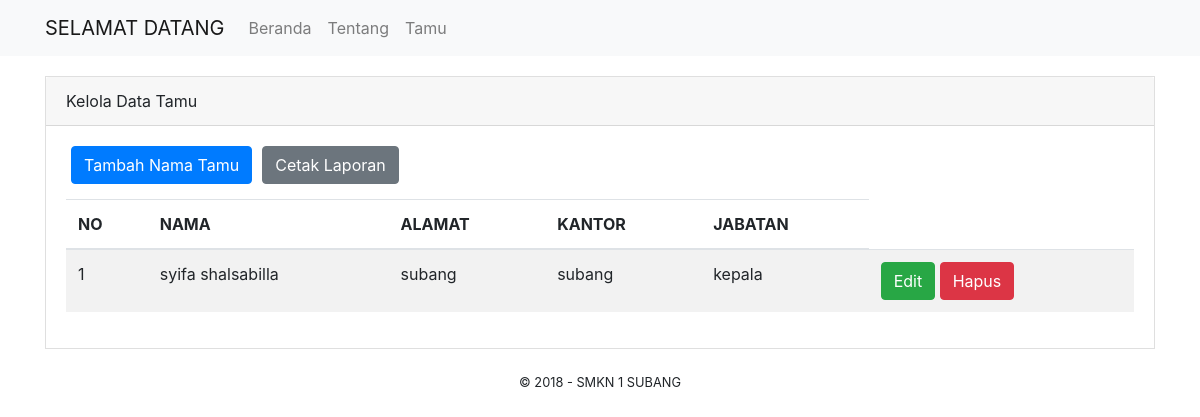
/index.php/tamu, run on the app's committed database.
### tables this page shows
CREATE TABLE `bukutamu` (
  `no_id` int(8) NOT NULL,
  `id_tamu` int(8) NOT NULL,
  `nama_tamu` varchar(255) NOT NULL,
  `alamat_tamu` text NOT NULL,
  `kantor_tamu` text NOT NULL,
  `jabatan_tamu` varchar(255) NOT NULL
);

### application/controllers/Tamu.php (called while the page is built, shortened)
<?php
     class Tamu extends CI_Controller{
          function index(){
               $tamu = $this->db->get("bukutamu");
               $data["query"] = $tamu;
               $data["content"] = "pages/tamu_index";
               $this->load->view("template", $data);
          }
}
?>

### index.php (called while the page is built, shortened)
<?php
require_once BASEPATH.'core/CodeIgniter.php';

### application/views/pages/tamu_index.php (the view)
<div class="card card-default" style="border-radius: 0px;margin: 20px 0;">
     <div class="card-header">Kelola Data Tamu</div>
     <div class="card-body">
          <?php
               echo anchor('tamu/tambah','Tambah Nama Tamu','class="btn btn-primary"
               style="margin:0 5px; margin-bottom: 15px;" ');
               echo anchor ('bukutamu/laporan','Cetak Laporan','class="btn btn-secondary" style="margin: 0 5px; margin-bottom: 15px;"');
               ?>
          <table class="table table-striped">
               <thead>
                    <tr>
                         <th scope="col">NO</th>
                         <th scope="col">NAMA</th>
                         <th scope="col">ALAMAT</th>
                         <th scope="col">KANTOR</th>
                         <th scope="col">JABATAN</th>
                    </tr>
               </thead>
               <tbody>
                    <?php
                         if ($query->num_rows() > 0) {
                              foreach ($query->result() as $row) {
                                   echo '
                                        <tr>
                                             <td>'.$row->no_id.'</td>
                                             <td>'.$row->nama_tamu.'</td>
                                             <td>'.$row->alamat_tamu.'</td>
                                             <td>'.$row->kantor_tamu.'</td>
                                             <td>'.$row->jabatan_tamu.'</td>
                                             <td>
                                             '.anchor('tamu/edit/'.$row->no_id, 'Edit', 'class="btn btn-xs btn-success"').'
                                             '.anchor('tamu/hapus/'.$row->no_id, 'Hapus', 'class="btn btn-xs btn-danger"').'
                                             </td>
                                        </tr>
                                   ';
                              }
                         }else{
                              echo '
                                   <tr>
                                        <td colspan="6" class="text-center">Data masih kosong !</td>
                                   </tr>
                              ';
                         }
                    ?>
               </tbody>
          </table>
     </div>
</div>

### application/views/template.php (shortened to what this page needs)
<!DOCTYPE html>
<html>
     <head>
          <link rel="stylesheet" href="<?php echo base_url('assets/css/bootstrap.min.css'); ?>" />
     </head>
     <body>
          <nav class="navbar navbar-expand-lg navbar-light bg-light">
               <div class="container">
                    <a class="navbar-brand" href="#">SELAMAT DATANG</a>
                    <div class="collapse navbar-collapse" id="navbarNavAltMarkup">
                         <div class="navbar-nav">
                              <?php
                                   echo anchor('beranda','Beranda','class="nav-item nav-link"');
                                   echo anchor('tentang','Tentang','class="nav-item nav-link"');
                                   echo anchor('tamu','Tamu','class="nav-item nav-link"');
                              ?>
                         </div>
                    </div>
               </div>
          </nav>
          <div class="container">
               <?php $this->load->view($content);
               ?>
          </div>
          <center><small>&copy; 2018 - SMKN 1 SUBANG</small></center>
     </body>
</html>

### data on the page
bukutamu: no "1", nama_tamu "syifa shalsabilla", alamat_tamu "subang", kantor_tamu "subang", jabatan_tamu "kepala", no "Edit", no "Hapus"

### other printed values
anchor('beranda','Beranda','class="nav-item nav-link"') "Beranda"
anchor('tentang','Tentang','class="nav-item nav-link"') "Tentang"
anchor('tamu','Tamu','class="nav-item nav-link"') "Tamu"
